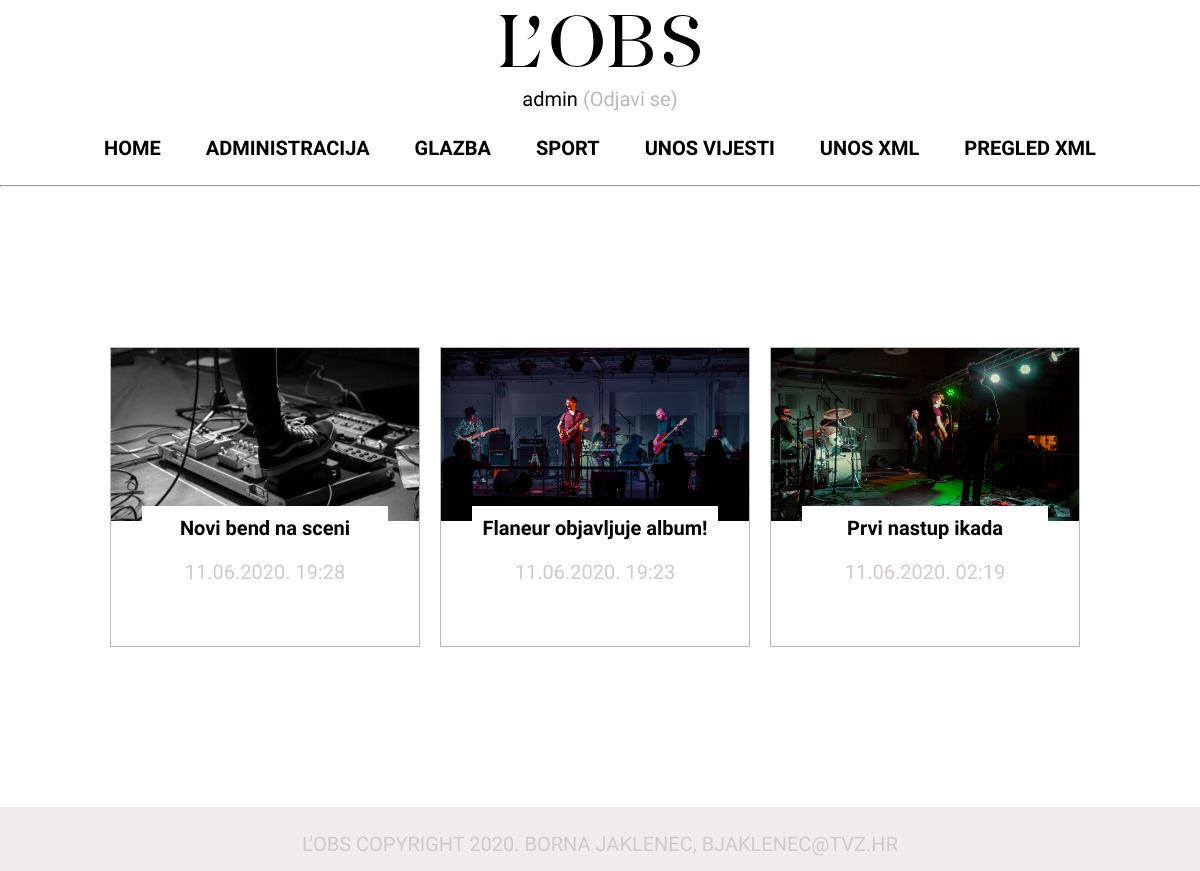
Screenshot of /kategorija.php?id=Glazba (signed in) with the database file from the repository.
### tables this page shows
CREATE TABLE `clanci` (
  `id` int(11) NOT NULL,
  `datum` varchar(32) NOT NULL,
  `naslov` varchar(64) NOT NULL,
  `sazetak` text NOT NULL,
  `tekst` text NOT NULL,
  `slika` varchar(64) NOT NULL,
  `kategorija` varchar(32) NOT NULL,
  `arhiva` tinyint(1) NOT NULL,
  `autor` varchar(60) NOT NULL
);

### kategorija.php (the view, shortened to what this page needs)
<?php
    $dbc = mysqli_connect('localhost', 'root', '', 'lobs');
    $kategorija = $_GET['id'];
?>
<!DOCTYPE html>
<html lang="en">
<head>
    <link rel="stylesheet" type="text/css" href="style.css">
    <link rel="stylesheet" href="https://cdnjs.cloudflare.com/ajax/libs/font-awesome/4.7.0/css/font-awesome.min.css">
</head>
<body>
    <header>
        <div class="clearfix">
            <div class="logo">
                <a href="index.php">
                    <img src="img/logo.svg" style="width: 200px;" alt="">
                </a>
            </div>
            <p style="text-align: center;"><?php echo $_SESSION['user']; ?>
                <a href="logout.php" style="text-decoration: none; color:#b9b9b9;">(Odjavi se)</a>
            </p>
            <nav>
                <ul>
                    <div class="topnav" id="myTopnav">
                        <li><a href="index.php">HOME</a></li>
                        <li><a href="administracija.php">ADMINISTRACIJA</a></li>
                        <li><a href="kategorija.php?id=Glazba" class="">GLAZBA</a></li>
                        <li><a href="kategorija.php?id=Sport">SPORT</a></li>
                        <li><a href="unos_vijesti.php">UNOS VIJESTI</a></li>
                        <li><a href="xml-projekt.php">UNOS XML</a></li>
                        <li><a target="_blank" href="Albumi.xml">PREGLED
                                XML</a></li>
                    </div>
                </ul>
            </nav>
        </div>
    </header>
    <hr>
    <main>
        <div class="wrapper">
            <div class="sredina">
                <section>
                    <?php
                        $query = "SELECT * FROM clanci WHERE kategorija = '$kategorija' AND arhiva = 0 ORDER BY datum DESC";
                        $result = mysqli_query($dbc, $query);
                        while($row = mysqli_fetch_array($result)){
                            echo '<article>';
                            echo '<div class="img-container">';
                            echo '<div class="border">';
                            echo '<img class="in-img" src="' . UPLPATH . $row ['slika'] . '" style="width: 100%">';
                            echo '<div class="bijelo"><h3 class="tekst">';
                            echo '<a class="naslov_a" href="clanak.php?id='.$row['id'].'">';
                            echo $row['naslov'];
                            echo '</a></h3>';
                            echo '<p class="ispod_naslova">'.$row['datum'].'</p>';
                            echo '</div></div>';
                            echo '</article>';
                        }
                    ?>
                </section>
            </div>
        </div>
    </main>
    <div class="footer">
        <footer>
            <p>L'Obs copyright 2020. Borna Jaklenec,
                bjaklenec@tvz.hr</p>
        </footer>
    </div>
</body>
</html>

### style.css (style rules this page uses)
* { margin: 0; padding: 0; box-sizing: border-box; font-family: 'Barlow Condensed', sans-serif; font-size: 20px; }
.clearfix::after { content: ""; clear: both; display: table; }
.wrapper { width: 100%; margin: 0 auto; max-width: 1000px; }
.tekst { text-decoration: none; }
nav { margin: 0 auto; text-align: center; padding: 25px 0; text-transform: uppercase; }
nav ul { list-style: none; margin: 0; padding: 0; overflow: hidden; }
nav li { display: inline; font-weight: bold; }
nav a { text-decoration: none; color: black; padding: 0px 20px; }
h2, h3 { text-align: center; font-weight: 700; }
h3 { padding: 10px 10px 20px; }
.bijelo { margin-top: -20px; background-color: white; position: relative; z-index: 1; width: 80%; margin-left: auto; margin-right: auto; }
a.naslov_a { text-decoration: none; color: black; }
.border { border: 1px solid #b9b9b9; height: 300px; }
.logo { margin: 0 auto; text-align: center; padding: 15px 0px; }
.img-container { float: left; width: 33%; padding: 10px; }
footer { text-align: center; padding: 15px 0px; color: #d1caca; background-color: #f1ecec; }
footer p { padding-top: 10px; font-weight: 400; text-transform: uppercase; }
.footer { padding-top: 150px; }
p.ispod_naslova { text-align: center; color: #d1caca; font-weight: lighter; }
.sredina { padding-top: 150px; }

### rows the page displays
clanci: slika (picture), naslov "Novi bend na sceni", datum "11.06.2020. 19:28"
clanci: slika (picture), naslov "Flaneur objavljuje album!", datum "11.06.2020. 19:23"
clanci: slika (picture), naslov "Prvi nastup ikada", datum "11.06.2020. 02:19"

### other values shown
$_SESSION['user'] "admin"
